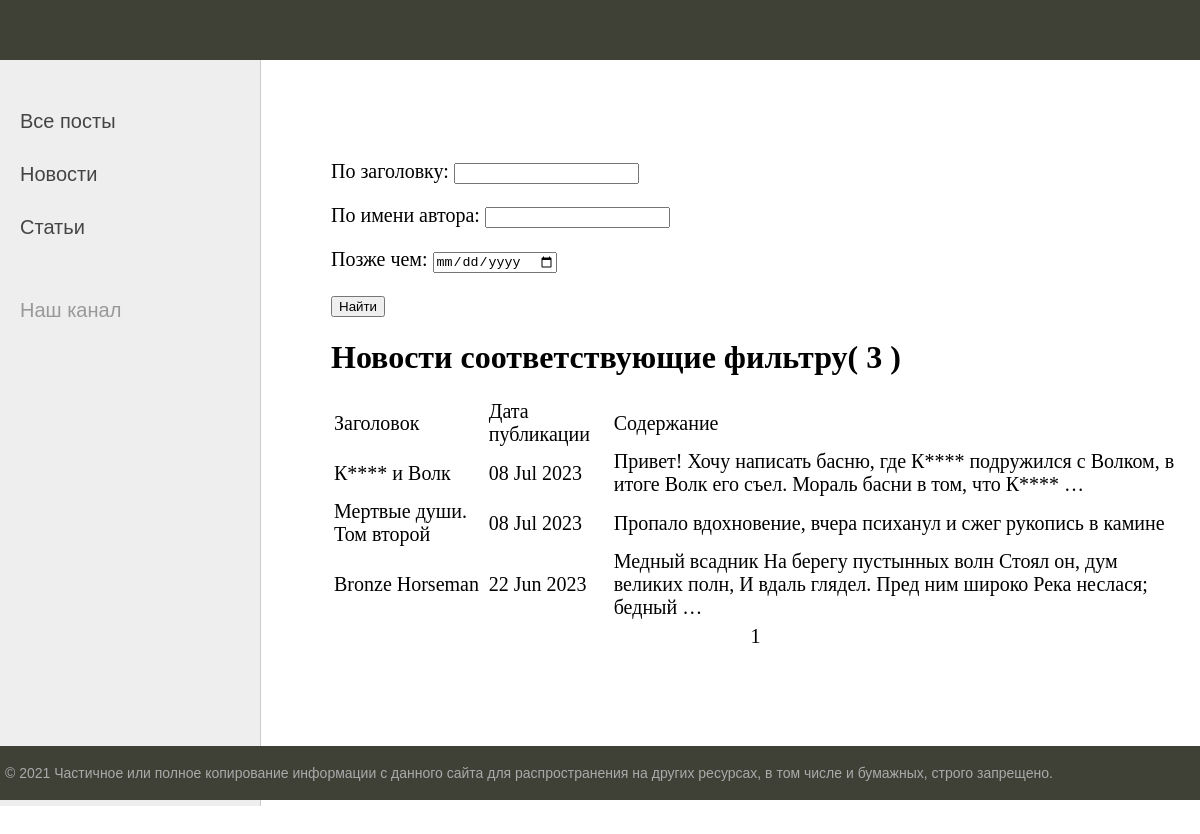
The page /posts/news/search on the database as committed earlier.
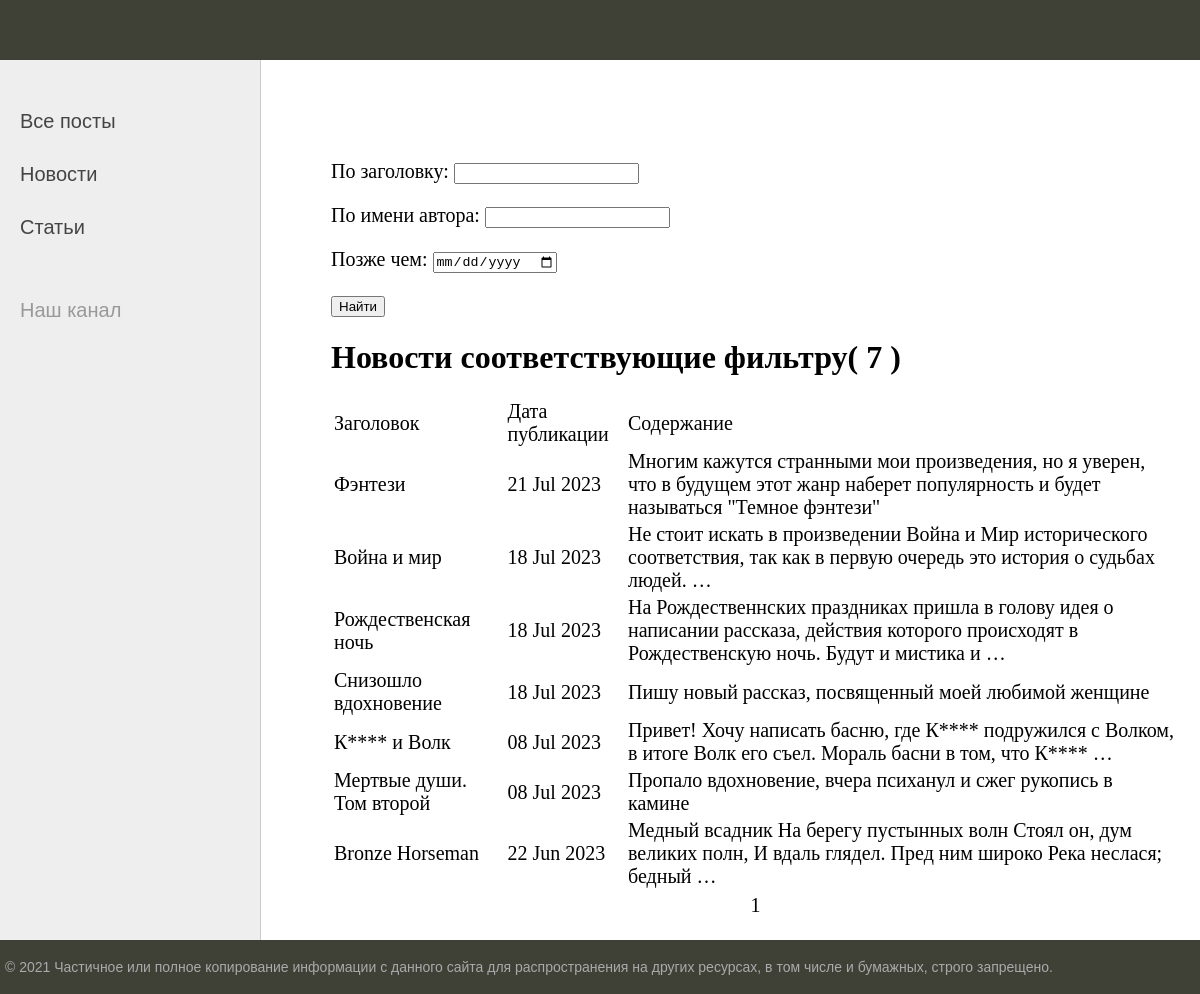
The same page on the database as committed later.
### news/models.py (models this page shows, shortened)
class Post(models.Model):
    article_post = 'AR'
    news_post = 'NE'
    POSITIONS = [
        (article_post, 'Статья'),
        (news_post, 'Новость')
    ]
    author = models.ForeignKey(Author, on_delete=models.CASCADE)
    position = models.CharField(max_length=2,
                                choices=POSITIONS,
                                default=article_post)
    time_in = models.DateTimeField(auto_now_add=True)
    category = models.ManyToManyField(Category, through='PostCategory')
    header = models.CharField(max_length=255)
    text_post = models.TextField()
    rating_post = models.IntegerField(default=0)

### news/views.py (the view)
# urls.py: path('news/search', NewsSearch.as_view(), name = 'search_form'),
class NewsSearch(ListView): #Класс для фильтрации новостей
    model = Post
    ordering = '-time_in'
    template_name = 'search.html'
    context_object_name = 'post_search'
    paginate_by = 10
    def get_queryset(self):
        queryset = super().get_queryset()
        self.filterset = PostFilter(self.request.GET, queryset)
        return self.filterset.qs.filter(position='NE')
    def get_context_data(self, **kwargs):
        context = super().get_context_data(**kwargs)
        context['news'] = Post.objects.filter(position = 'NE').order_by('-time_in')
        context['filterset'] = self.filterset
        context['title'] = 'Поиск новостей'
        return context

### news/filters.py (called while the page is built)
    @property
    def qs(self):
        filter_posts = super().qs
        return filter_posts

### news/templatetags/custom_filters.py (called while the page is built)
@register.filter()
def censor(value):
    CENSORED_LIST = ['редиска', 'придурок', 'урод', 'глупый', 'тупой', 'злой', 'дурак', 'козел']
    if isinstance(value, str):
        str1 = value
        for censor_element in CENSORED_LIST:
            new_text = str1.replace(censor_element, censor_element[0] + "*" * (len(censor_element) - 1))  # замена по нижнему регистру
            str1 = new_text
            new_text = str1.replace(censor_element.capitalize(), censor_element[0].capitalize() + "*" * (len(censor_element) - 1))  # замена по верхнему регистру
            str1 = new_text
        value = str1
    else:
        raise TypeError('Фильтр "censor" может быть применен только к текстовому типу данных')
    return f'{value}'

### news/templatetags/custom_tags.py (called while the page is built)
@register.simple_tag(takes_context=True)
def url_replace(context, **kwargs):
   d = context['request'].GET.copy()
   for k, v in kwargs.items():
       d[k] = v
   return d.urlencode()

@register.simple_tag(takes_context=True)
def url_replace2(context, **kwargs):
   p = context['request'].path
   return p[0:-6]

### templates/search.html (shortened to what this page needs)
{% extends 'flatpages/default.html' %}
{% load custom_filters %}
{% load custom_tags %}
{% block content %}
    <form action="{% url_replace2 %}?{% url_replace %}" method="get">
        {{ filterset.form.as_p }}
        <input type="submit" value="Найти" />
    </form>
    {% if post_search %}
    <h1>Новости соответствующие фильтру( {{ post_search|length }} ) </h1>
        <table>
            <tr>
                <td> Заголовок </td>
                <td> Дата публикации </td>
                <td> Содержание </td>
            </tr>
            {% for post in post_search %}
            <tr>
                <td> {{ post.header|censor }} </td>
                <td> {{ post.time_in|date:'d M Y' }} </td>
                <td> {{ post.text_post|censor|truncatewords:20 }} </td>
            </tr>
            {% endfor %}
        </table>
        <table align="center">
            <tr> <td align="center">
                {{ page_obj.number }}
            </td> </tr>
        </table>
    {% else %}
        <h2> Новостей нет! </h2>
    {% endif %}
{% endblock content %}

Rows that differ between the two databases and show on the page:
added Post: header|censor "Фэнтези", time_in "21 Jul 2023", text_post|censor "Многим кажутся странными мои произведения, но я уверен, что в будущем этот жанр наберет популярность и будет называться \"Темное фэнтези\""
added Post: header|censor "Война и мир", time_in "18 Jul 2023", text_post|censor "Не стоит искать в произведении Война и Мир исторического соответствия, так как в первую очередь это история о судьбах людей. …"
added Post: header|censor "Рождественская ночь", time_in "18 Jul 2023", text_post|censor "На Рождественнских праздниках пришла в голову идея о написании рассказа, действия которого происходят в Рождественскую ночь. Будут и мистика и …"
added Post: header|censor "Снизошло вдохновение", time_in "18 Jul 2023", text_post|censor "Пишу новый рассказ, посвященный моей любимой женщине"
Other text that changed with them:
{{ post_search|length }}: "3" → "7"
